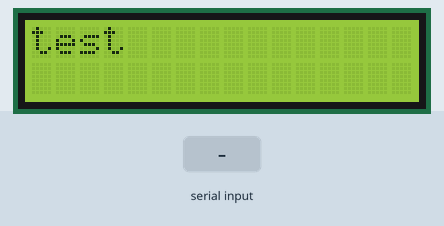
Simulated run of this sketch. Board: Arduino Uno, built with avr-gcc and run on an emulated ATmega328P. Parts: 16×2 character LCD. The test bench sets the inputs (shaded band).

Above: at 0.1 s.
3.3 s: "1" received over Serial
At 4.4 s:
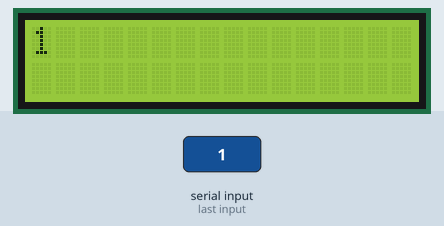
Timing chart, 0 to 6.3 s (numbered marks = the images above; inputs shaded):
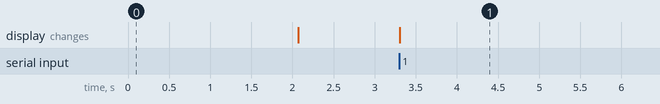

Measured:
- after the input at 3.3 s, the display: changes at once (image 1)

The sketch:

test_app.ino
```cpp
#include <Wire.h>
#include <LiquidCrystal_I2C.h>

LiquidCrystal_I2C lcd(0x3f,16,2);

void setup() {
  Serial.begin(9600);

  lcd.init();
  lcd.backlight();
  lcd.print("test");
  delay(2000);
  lcd.clear();
}

void loop() {
  while(Serial.available()>0){
    lcd.setCursor(0,0);
    lcd.print("1");
    delay(6000);
  }
}
```
